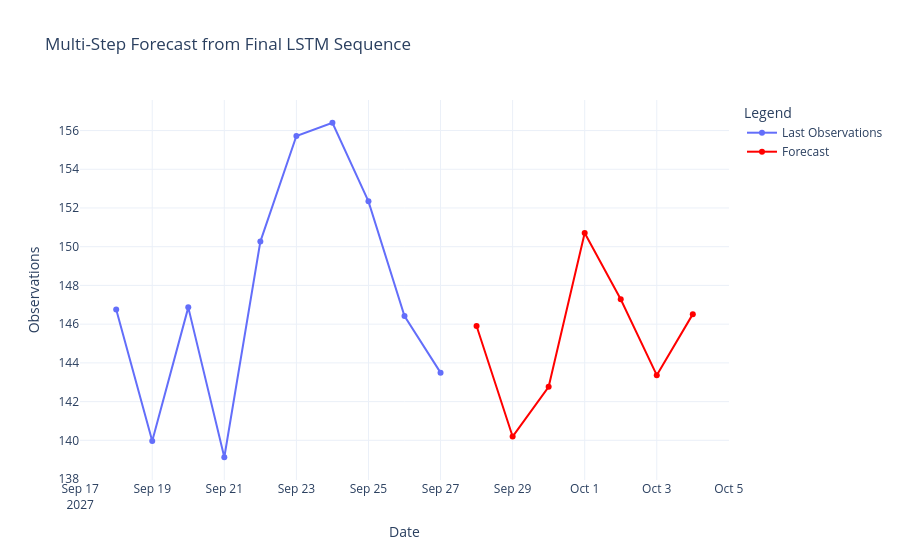

Notebook code for this chart:
### Code cell
# Define last_date as the last date in the DataFrame's index
last_date = df.index[-1]

# Create future date range
future_dates = pd.date_range(start=last_date + pd.Timedelta(days=1), periods=len(future_predictions), freq="D")

# Ensure recent_dates and recent_values lengths match
recent_dates = pd.date_range(end=last_date, periods=10, freq="D")

# actual vs predicted
# Ensure all arrays have the same length
min_length = min(len(recent_dates), len(recent_values.flatten()), len(future_dates), len(future_predictions))

data = pd.DataFrame({
	"recent_dates": recent_dates[-min_length:],  # Trim to match the minimum length
	"recent_values": recent_values.flatten()[-min_length:],  # Trim to match the minimum length
	"future_dates": future_dates[:min_length],  # Trim to match the minimum length
	"future_predictions": future_predictions[:min_length]  # Trim to match the minimum length
})
print(data.head(10))

# Plot
fig = go.Figure()

fig.add_trace(go.Scatter(
    x=recent_dates,
    y=recent_values,
    mode='lines+markers',
    name='Last Observations'
))

fig.add_trace(go.Scatter(
    x=future_dates,
    y=future_predictions,
    mode='lines+markers',
    name='Forecast',
    line=dict(color='red')
))

fig.update_layout(
    title="Multi-Step Forecast from Final LSTM Sequence",
    xaxis_title="Date",
    yaxis_title="Observations",
    legend_title="Legend",
    template="plotly_white"
)

fig.show()

### Figure 1 — Plotly figure (JSON) as saved in the notebook; plotly's stock layout.template omitted (floating-point values rounded to 4 significant figures)
{"data": [{"mode": "lines+markers", "name": "Last Observations", "type": "scatter", "x": ["2027-09-18T00:00:00", "2027-09-19T00:00:00", "2027-09-20T00:00:00", "2027-09-21T00:00:00", "2027-09-22T00:00:00", "2027-09-23T00:00:00", "2027-09-24T00:00:00", "2027-09-25T00:00:00", "2027-09-26T00:00:00", "2027-09-27T00:00:00"], "y": [146.8, 140.0, 146.9, 139.1, 150.3, 155.7, 156.4, 152.3, 146.4, 143.5]}, {"line": {"color": "red"}, "mode": "lines+markers", "name": "Forecast", "type": "scatter", "x": ["2027-09-28T00:00:00", "2027-09-29T00:00:00", "2027-09-30T00:00:00", "2027-10-01T00:00:00", "2027-10-02T00:00:00", "2027-10-03T00:00:00", "2027-10-04T00:00:00"], "y": [145.9, 140.2, 142.8, 150.7, 147.3, 143.4, 146.5]}], "layout": {"legend": {"title": {"text": "Legend"}}, "title": {"text": "Multi-Step Forecast from Final LSTM Sequence"}, "xaxis": {"title": {"text": "Date"}}, "yaxis": {"title": {"text": "Observations"}}}}
